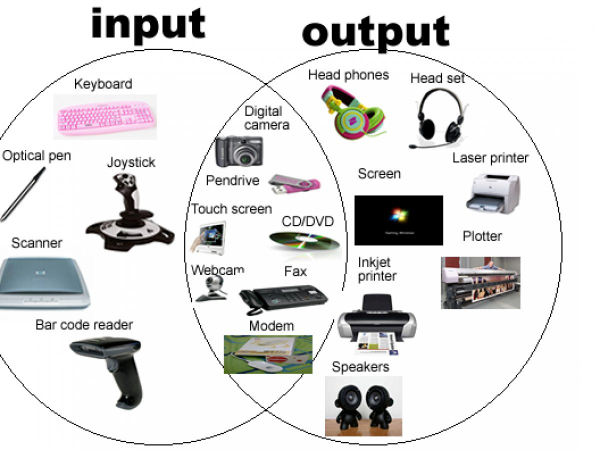
#> input picture image resizer/input_output_devices-1200x900.jpg, 1200 x 900 px (shown at 1/2 size)
$ python main.py
#> lines starting #> are read from the running program, lines starting #| are printed output that depends on the picture
import cv2

def main():
    img_path = 'input_output_devices-1200x900.jpg'

    image = cv2.imread(img_path)
#> image is the input picture: shape (900, 1200, 3); mean B, G, R 220.6, 220.9, 221.4

    if image is None:

        print(f"Error: Unable to load image at {img_path}")

        return

    print("Original image loaded successfully.")

    sizes = {
        'small': (200,200),

        'medium': (400, 400),

        'large': (600, 600)

    }

    for size_name, dimensions in sizes.items():

        resized = cv2.resize(image, dimensions)

        cv2.imshow(f"{size_name.capitalize()} Image", resized)

        cv2.imwrite(f"input_image_{size_name}.jpg", resized)

        print(f"Image resized to {dimensions[0]}x{dimensions[1]} pixels ({size_name}) and saved. ")
#> this loop made 3 passes
#> pass 1, in main, `resized = cv2.resize(image, dimensions)`:
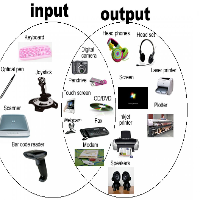
#> resized: shape (200, 200, 3); mean B, G, R 220.6, 220.9, 221.4
#> pass 2, in main, `resized = cv2.resize(image, dimensions)`:
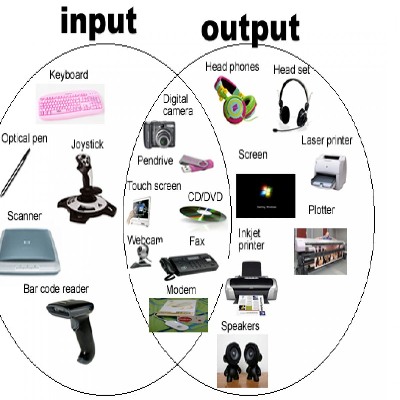
#> resized: shape (400, 400, 3); mean B, G, R 220.6, 220.9, 221.4
#> pass 3, in main, `resized = cv2.resize(image, dimensions)`:
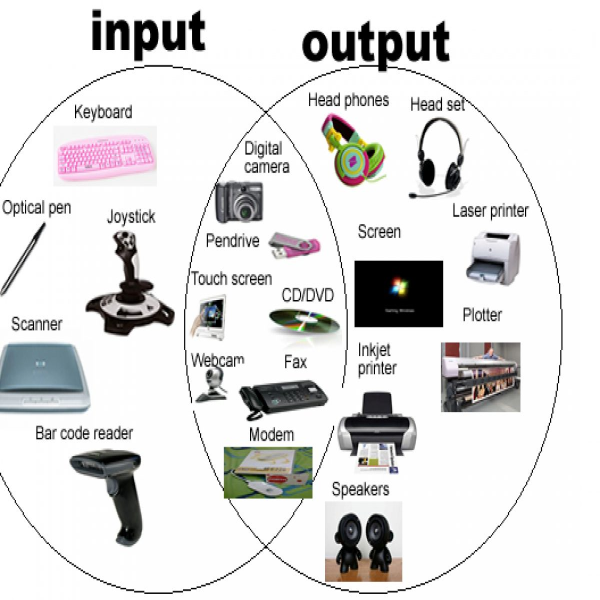
#> resized: shape (600, 600, 3); mean B, G, R 220.6, 220.9, 221.4

    print("Displaying resized images. Press any key in the image windows to exit. ")

    cv2.waitKey(0)

    cv2.destroyAllWindows()

    print("All windows closed. Project completed successfully.")

if __name__ == "__main__":

    main()
